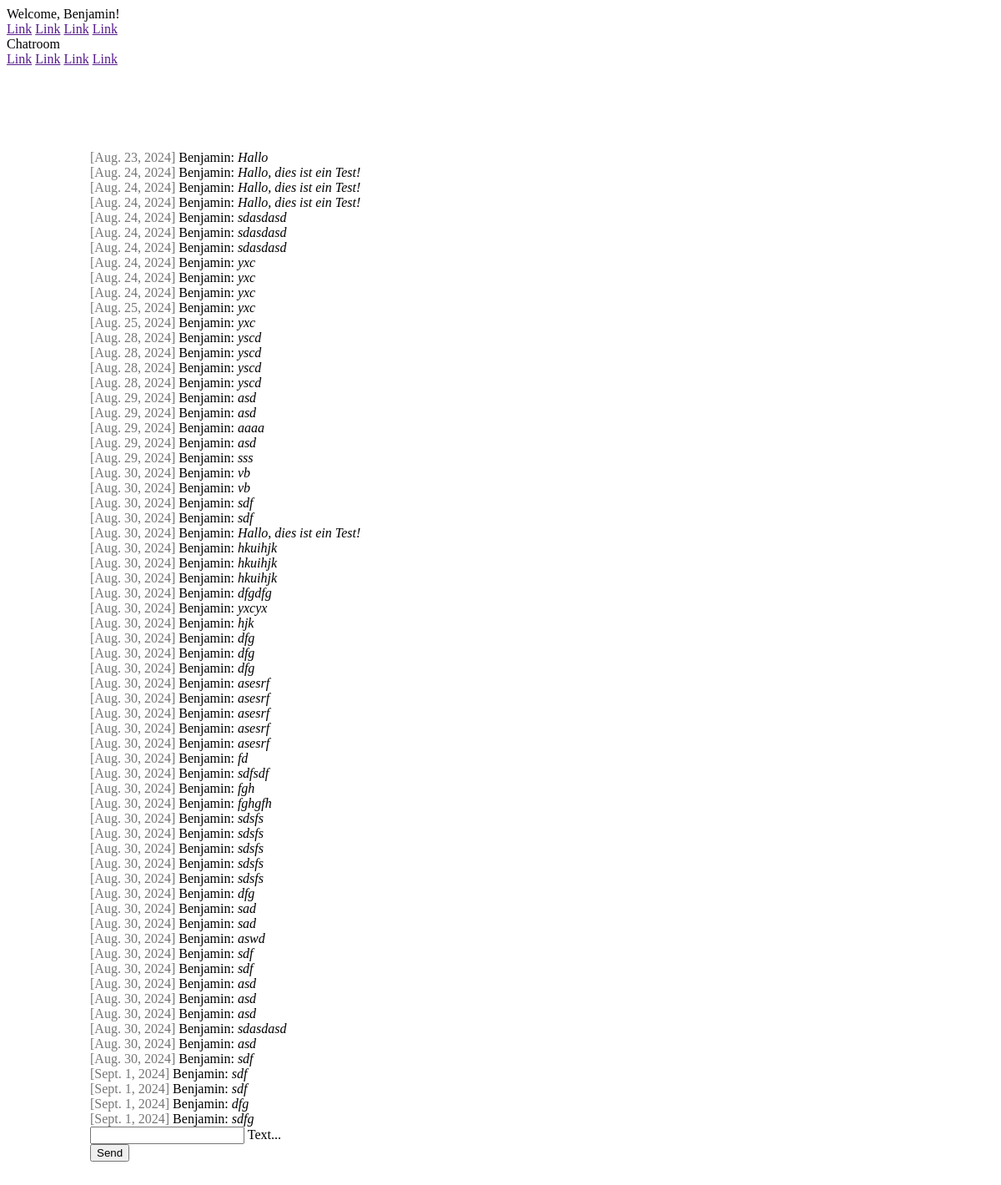
The page /chat/ (signed in) on the database as committed earlier.
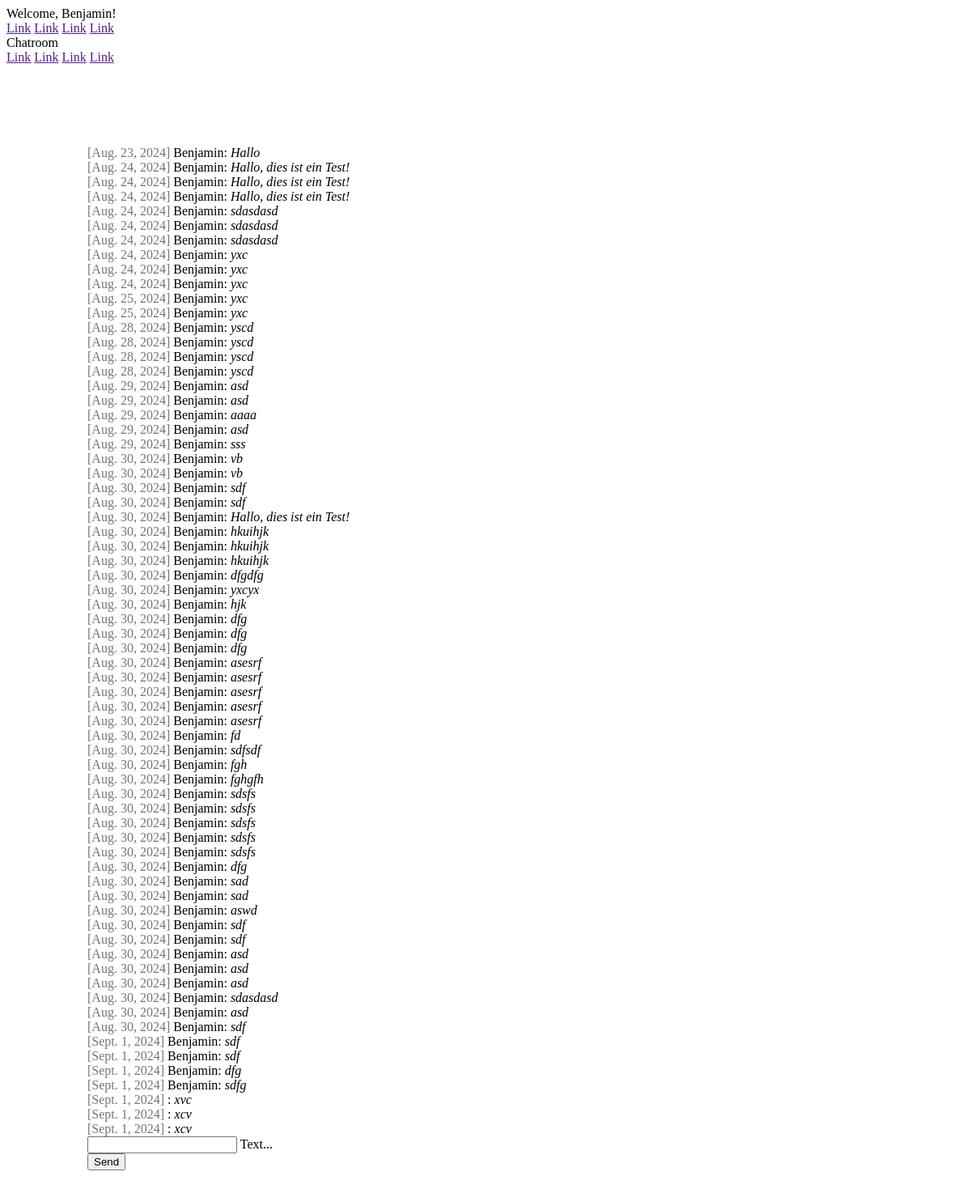
The same page on the database as committed later.
### chat/models.py (models this page shows)
class Message(models.Model):
    text = models.CharField(max_length=500)
    created_at = models.DateField(default=date.today)
    chat = models.ForeignKey(Chat, on_delete=models.CASCADE, related_name='chat_message_set', default=None, blank=True, null=True )
    author = models.ForeignKey(settings.AUTH_USER_MODEL, on_delete=models.CASCADE, related_name='author_message_set')
    reciver = models.ForeignKey(settings.AUTH_USER_MODEL, on_delete=models.CASCADE, related_name='reciver_message_set')

### chat/views.py (the view, shortened to what this page needs)
# urls.py: path('chat/', index),
@login_required(login_url='/login/')
def index(request):
    chatMessages = Message.objects.filter(chat__id=1)
    return render(request, 'chat/index.html', {'messages': chatMessages})

### chat/templates/chat/index.html (shortened to what this page needs)
{% extends "base.html" %}
{% block content %}
{% if request.user.is_authenticated %}
<div id="messageContainer">
  {% for message in messages %}
  <div>
    <span class="color-gray">[{{ message.created_at}}]</span>
    {{ message.author.first_name }}:
    <i>{{ message.text }}</i>
  </div>
  {% endfor %}
</div>
<form onsubmit="sendMessage(); return false;" method="post">
  <div class="mdl-textfield mdl-js-textfield mdl-textfield--floating-label">
    <input class="mdl-textfield__input" name="textmessage" type="text" id="messageField" />
    <label class="mdl-textfield__label" for="messageField">Text...</label>
  </div>
  <button class="mdl-button mdl-js-button mdl-button--raised mdl-js-ripple-effect mdl-button--accent">
    Send
  </button>
</form>
{% else %}
<h1>Not loggedin</h1>
<p>
  Currently your are not loggedin. Please login again.<br />
  Please click <a href="/login/">here</a> to login again.
</p>
{% endif %} {% endblock %}

Rows that differ between the two databases and show on the page:
added Message: created_at "Sept. 1, 2024", text "xvc"
added Message: created_at "Sept. 1, 2024", text "xcv"
added Message: created_at "Sept. 1, 2024", text "xcv"
